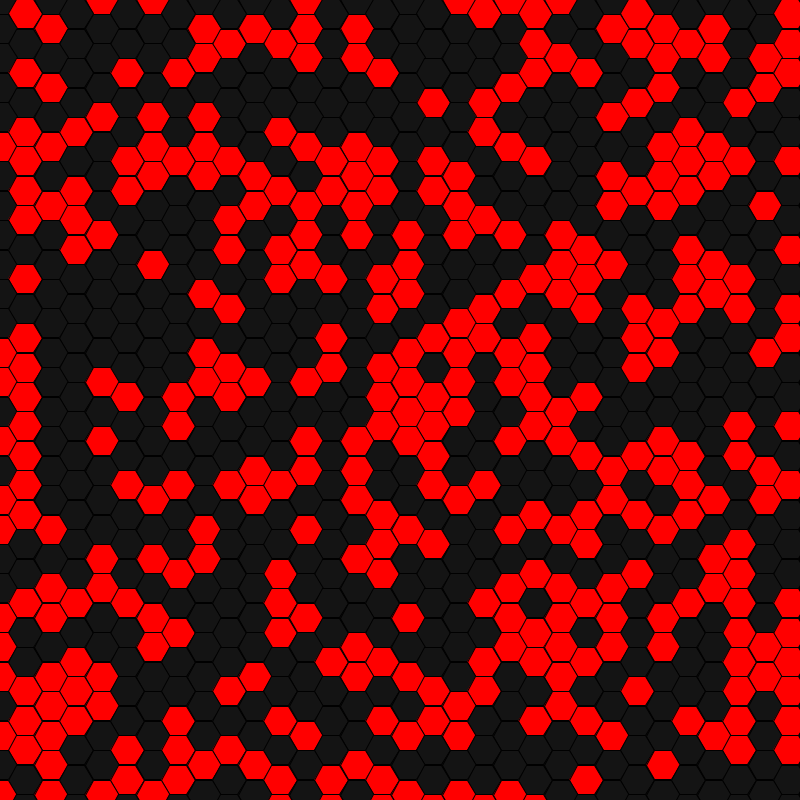
Frame 1 (no input)
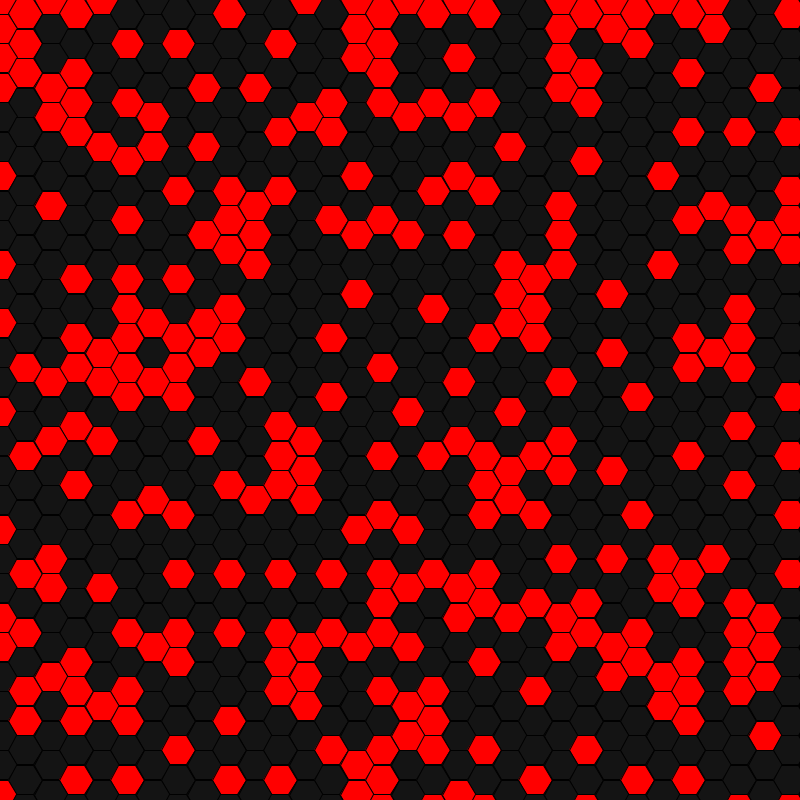
Frame 60 (the mouse pressed at the canvas centre just before this capture)
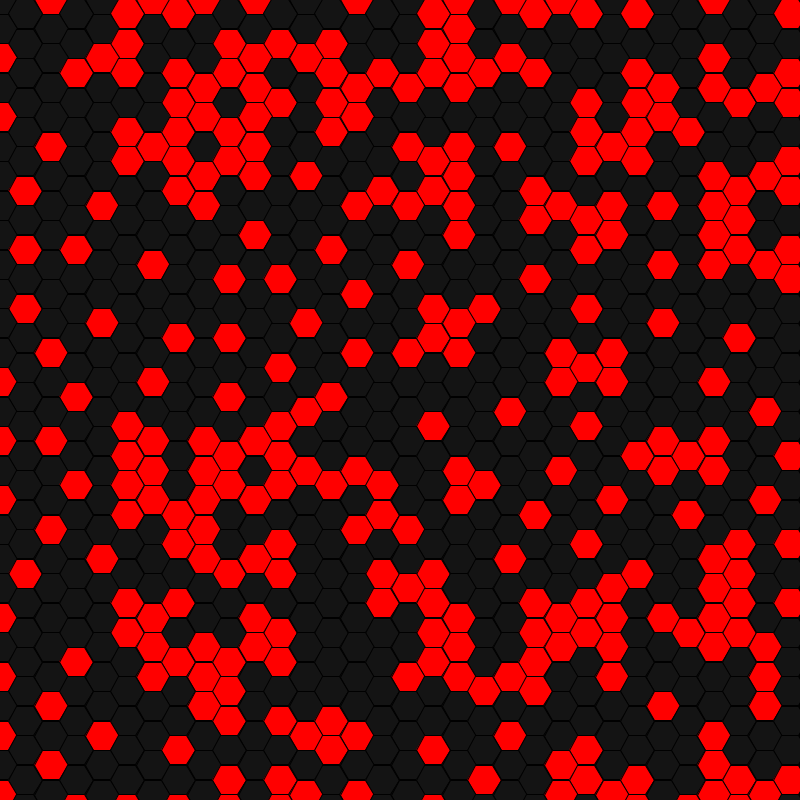
Frame 120 (the mouse held since frame 60 and released just before this capture)

The Processing sketch that drew these frames (run headless with seeded random() and noise(); from frame 60 on, the mouse is pressed at the canvas centre):

// Processing sketch: HexagonalGridOnStartUp
// ── HexagonalGridOnStartUp.pde
boolean[][] hexGrid;
int scale;
int radius;
boolean delay;

void setup(){
    size(800, 800);
    scale = 50;
    hexGrid = new boolean[(3 * width / scale) + (3 * width / scale) / 4][height / scale];
    radius = int(width / (hexGrid[0].length * 3 - 1.5));
    delay = true;
    background(0);
    randomizeGrid();
    drawGrid();
}

void draw(){
    background(0);
    updateGrid();
    drawGrid();
    if (delay){
        delay(20);    
    }
        
}

void drawHexagon(int x, int y, int r, boolean fill, boolean stroke, color fCol, color sCol){
    if (fill)
        fill(fCol);
    else
        noFill();
    if (stroke)
        stroke(sCol);
    else
        noStroke();
        
    float angle = 0;
    beginShape();
    
    while(angle < TWO_PI){
        vertex(x + r * cos(angle), y + r * sin(angle));    
        angle += (PI / 3);
    }
    endShape();
}

void drawGrid(){
    for(int r = 0; r < hexGrid.length; r++){
        for (int c = 0; c < hexGrid[0].length; c++){
            int x = 3 * radius * c;
            if(r % 2 == 1)
                x += int((3.0 / 2) * radius);
            color fillColor;
            if (hexGrid[r][c])
                fillColor = color(255, 0, 0);
            else
                fillColor = color(20);
            drawHexagon(x, int(cos(PI / 6) * radius * r), radius, true, true, fillColor, color(0));
        }
    }
}

void updateGrid(){
    for (int r = 0; r < hexGrid.length; r++){
        for (int c = 0; c < hexGrid[0].length; c++){
             int n = getNeighbors(r, c);
             if (hexGrid[r][c]){
                 if (n % 2 == 1) // old rules (n < 2 || n > 3)
                     hexGrid[r][c] = false;
             }
             else{
                 if (n % 3 == 0) // old rules (n == 3)
                     hexGrid[r][c] = true;
             }
        }
    }
}

int getNeighbors(int r, int c){
    int sum = 0;
    if (r % 2 == 0){
        try {
            if(hexGrid[r - 2][c])
                sum++;
        }
        catch (ArrayIndexOutOfBoundsException e){}
        try {
            if(hexGrid[r - 1][c])
                sum++;
        }
        catch (ArrayIndexOutOfBoundsException e){}
        try {
            if(hexGrid[r - 1][c - 1])
                sum++;
        }
        catch (ArrayIndexOutOfBoundsException e){}
        try {
            if(hexGrid[r + 1][c])
                sum++;
        }
        catch (ArrayIndexOutOfBoundsException e){}
        try {
            if(hexGrid[r + 1][c - 1])
                sum++;
        }
        catch (ArrayIndexOutOfBoundsException e){}
        try {
            if(hexGrid[r + 2][c])
                sum++;
        }
        catch (ArrayIndexOutOfBoundsException e){}
    }
    else {
        try {
            if(hexGrid[r - 2][c])
                sum++;
        }
        catch (ArrayIndexOutOfBoundsException e){}
        try {
            if(hexGrid[r - 1][c])
                sum++;
        }
        catch (ArrayIndexOutOfBoundsException e){}
        try {
            if(hexGrid[r - 1][c + 1])
                sum++;
        }
        catch (ArrayIndexOutOfBoundsException e){}
        try {
            if(hexGrid[r + 1][c])
                sum++;
        }
        catch (ArrayIndexOutOfBoundsException e){}
        try {
            if(hexGrid[r + 1][c + 1])
                sum++;
        }
        catch (ArrayIndexOutOfBoundsException e){}
        try {
            if(hexGrid[r + 2][c])
                sum++;
        }
        catch (ArrayIndexOutOfBoundsException e){}
    }
    
    return sum;
}

void randomizeGrid(){
    for (int r = 0; r < hexGrid.length; r++){
        for (int c = 0; c < hexGrid[0].length; c++){
             hexGrid[r][c] = random(0, 1) >= 0.5;
        }
    }
    drawGrid();
}

void mouseClicked(){
    if (mouseX >= 0 && mouseX < width && mouseY >= 0 && mouseY < height)
        randomizeGrid();
}
